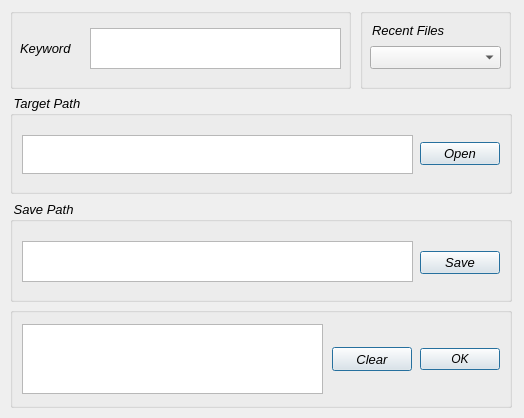
<?xml version="1.0" encoding="UTF-8"?>
<ui version="4.0">
 <class>Form</class>
 <widget class="QWidget" name="Form">
  <property name="geometry">
   <rect>
    <x>0</x>
    <y>0</y>
    <width>524</width>
    <height>418</height>
   </rect>
  </property>
  <property name="windowTitle">
   <string>Finder_mk3.5.3</string>
  </property>
  <widget class="QGroupBox" name="groupBox_3">
   <property name="geometry">
    <rect>
     <x>10</x>
     <y>201</y>
     <width>502</width>
     <height>101</height>
    </rect>
   </property>
   <property name="minimumSize">
    <size>
     <width>0</width>
     <height>80</height>
    </size>
   </property>
   <property name="font">
    <font>
     <pointsize>10</pointsize>
     <italic>true</italic>
    </font>
   </property>
   <property name="title">
    <string> Save Path</string>
   </property>
   <widget class="QTextBrowser" name="textBrowser__save">
    <property name="geometry">
     <rect>
      <x>12</x>
      <y>40</y>
      <width>391</width>
      <height>41</height>
     </rect>
    </property>
    <property name="font">
     <font>
      <pointsize>10</pointsize>
      <italic>false</italic>
     </font>
    </property>
    <property name="toolTip">
     <string>Save Path</string>
    </property>
   </widget>
   <widget class="QDialogButtonBox" name="buttonBox__save">
    <property name="enabled">
     <bool>true</bool>
    </property>
    <property name="geometry">
     <rect>
      <x>410</x>
      <y>50</y>
      <width>80</width>
      <height>24</height>
     </rect>
    </property>
    <property name="font">
     <font>
      <pointsize>10</pointsize>
      <italic>true</italic>
     </font>
    </property>
    <property name="toolTip">
     <string>Search Target Path</string>
    </property>
    <property name="orientation">
     <enum>Qt::Horizontal</enum>
    </property>
    <property name="standardButtons">
     <set>QDialogButtonBox::Save</set>
    </property>
   </widget>
  </widget>
  <widget class="QGroupBox" name="groupBox">
   <property name="geometry">
    <rect>
     <x>10</x>
     <y>8</y>
     <width>341</width>
     <height>81</height>
    </rect>
   </property>
   <property name="title">
    <string/>
   </property>
   <widget class="QLabel" name="label__keyword">
    <property name="geometry">
     <rect>
      <x>10</x>
      <y>32</y>
      <width>61</width>
      <height>17</height>
     </rect>
    </property>
    <property name="font">
     <font>
      <pointsize>10</pointsize>
      <italic>true</italic>
     </font>
    </property>
    <property name="text">
     <string>Keyword</string>
    </property>
    <property name="textFormat">
     <enum>Qt::AutoText</enum>
    </property>
   </widget>
   <widget class="QTextEdit" name="textedit__keyword">
    <property name="geometry">
     <rect>
      <x>80</x>
      <y>20</y>
      <width>251</width>
      <height>41</height>
     </rect>
    </property>
    <property name="minimumSize">
     <size>
      <width>0</width>
      <height>41</height>
     </size>
    </property>
    <property name="font">
     <font>
      <pointsize>10</pointsize>
     </font>
    </property>
    <property name="toolTip">
     <string>Keyword</string>
    </property>
   </widget>
  </widget>
  <widget class="QGroupBox" name="groupBox_7">
   <property name="geometry">
    <rect>
     <x>10</x>
     <y>307</y>
     <width>502</width>
     <height>101</height>
    </rect>
   </property>
   <property name="title">
    <string/>
   </property>
   <widget class="QTextBrowser" name="textBrowser_result">
    <property name="geometry">
     <rect>
      <x>12</x>
      <y>17</y>
      <width>301</width>
      <height>70</height>
     </rect>
    </property>
    <property name="font">
     <font>
      <pointsize>10</pointsize>
     </font>
    </property>
    <property name="toolTip">
     <string/>
    </property>
   </widget>
   <widget class="QDialogButtonBox" name="buttonBox__ok">
    <property name="geometry">
     <rect>
      <x>410</x>
      <y>40</y>
      <width>80</width>
      <height>24</height>
     </rect>
    </property>
    <property name="font">
     <font>
      <italic>true</italic>
     </font>
    </property>
    <property name="toolTip">
     <string>Launch Finder</string>
    </property>
    <property name="orientation">
     <enum>Qt::Horizontal</enum>
    </property>
    <property name="standardButtons">
     <set>QDialogButtonBox::Ok</set>
    </property>
   </widget>
   <widget class="QPushButton" name="buttonBox__reset">
    <property name="geometry">
     <rect>
      <x>322</x>
      <y>40</y>
      <width>80</width>
      <height>24</height>
     </rect>
    </property>
    <property name="font">
     <font>
      <pointsize>10</pointsize>
      <italic>true</italic>
     </font>
    </property>
    <property name="acceptDrops">
     <bool>false</bool>
    </property>
    <property name="toolTip">
     <string>Clear All Attributes</string>
    </property>
    <property name="autoFillBackground">
     <bool>false</bool>
    </property>
    <property name="text">
     <string>Clear</string>
    </property>
    <property name="default">
     <bool>true</bool>
    </property>
   </widget>
  </widget>
  <widget class="QGroupBox" name="groupBox_2">
   <property name="geometry">
    <rect>
     <x>10</x>
     <y>95</y>
     <width>502</width>
     <height>99</height>
    </rect>
   </property>
   <property name="font">
    <font>
     <pointsize>10</pointsize>
     <italic>true</italic>
    </font>
   </property>
   <property name="title">
    <string> Target Path</string>
   </property>
   <widget class="QTextBrowser" name="textBrowser__targetpath">
    <property name="geometry">
     <rect>
      <x>12</x>
      <y>40</y>
      <width>391</width>
      <height>39</height>
     </rect>
    </property>
    <property name="minimumSize">
     <size>
      <width>0</width>
      <height>31</height>
     </size>
    </property>
    <property name="font">
     <font>
      <pointsize>10</pointsize>
      <italic>false</italic>
     </font>
    </property>
    <property name="toolTip">
     <string>Target Path</string>
    </property>
   </widget>
   <widget class="QDialogButtonBox" name="buttonBox__targetpath">
    <property name="enabled">
     <bool>true</bool>
    </property>
    <property name="geometry">
     <rect>
      <x>410</x>
      <y>47</y>
      <width>80</width>
      <height>24</height>
     </rect>
    </property>
    <property name="font">
     <font>
      <pointsize>10</pointsize>
      <italic>true</italic>
     </font>
    </property>
    <property name="toolTip">
     <string>Search Target Path</string>
    </property>
    <property name="orientation">
     <enum>Qt::Horizontal</enum>
    </property>
    <property name="standardButtons">
     <set>QDialogButtonBox::Open</set>
    </property>
   </widget>
  </widget>
  <widget class="QGroupBox" name="groupBox__recent">
   <property name="geometry">
    <rect>
     <x>360</x>
     <y>8</y>
     <width>151</width>
     <height>81</height>
    </rect>
   </property>
   <property name="title">
    <string/>
   </property>
   <widget class="QLabel" name="label__recent">
    <property name="geometry">
     <rect>
      <x>12</x>
      <y>14</y>
      <width>121</width>
      <height>16</height>
     </rect>
    </property>
    <property name="font">
     <font>
      <pointsize>10</pointsize>
      <italic>true</italic>
     </font>
    </property>
    <property name="text">
     <string>Recent Files</string>
    </property>
   </widget>
   <widget class="QComboBox" name="comboBox__recent">
    <property name="geometry">
     <rect>
      <x>10</x>
      <y>38</y>
      <width>131</width>
      <height>23</height>
     </rect>
    </property>
    <property name="font">
     <font>
      <pointsize>10</pointsize>
      <italic>false</italic>
     </font>
    </property>
    <property name="toolTip">
     <string>Show Recent Files</string>
    </property>
   </widget>
  </widget>
 </widget>
 <resources/>
 <connections/>
</ui>
